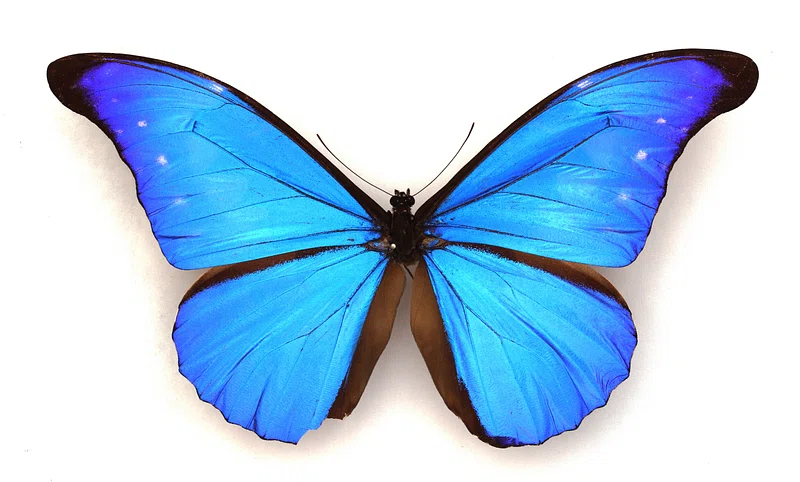
#> input picture images/butterfly.jpg, 800 x 482 px
$ python main.py
#> lines starting #> are read from the running program, lines starting #| are printed output that depends on the picture
from PIL import Image
from collections import OrderedDict
import numpy as np


def greyscale(image, sensitivity=1):
    # Go through each pixel and change it to black and white
    for y in range(image.height):
        for x in range(image.width):
            r, g, b = map(lambda i: sensitivity * round(i/sensitivity), image.getpixel((x, y)))

            # calculate the average value of rgb
            avg = (r + g + b) // 3

            # set the pixel to the new color 'avg'
            image.putpixel((x, y), (avg, avg, avg))

    return image


# [66 lines left out: functions linear_blur, gaussian_kernel, gaussian_blur, not called in this run]


def edge_detection(image, sensitivity=1):
    # Find edges in the image
    grey_image = greyscale(image, sensitivity)
    grey_array = np.array(grey_image)

    if len(grey_array.shape) == 3:
        grey_array = grey_array[:, :, 0]

    vertical_kernel = np.array([[0.25, 0, -0.25], [0.5, 0, -0.5], [0.25, 0, -0.25]])
    horizontal_kernel = np.array([[0.25, 0.5, 0.25], [0, 0, 0], [-0.25, -0.5, -0.25]])

    edges_x = np.abs(convolution(grey_array, vertical_kernel))
    edges_y = np.abs(convolution(grey_array, horizontal_kernel))
    edges = np.hypot(edges_x, edges_y)

    edges = (edges / np.max(edges) * 255).astype(np.uint8)
    edge_image = Image.fromarray(edges)

    return edge_image


def convolution(image, kernel):
    kernel_height, kernel_width = kernel.shape
    image_height, image_width = image.shape

    output = np.zeros_like(image)

    pad_height = kernel_height // 2
    pad_width = kernel_width // 2
    padded_image = np.pad(image, ((pad_height, pad_height), (pad_width, pad_width)))

    for i in range(image_height):
        for j in range(image_width):
            output[i, j] = np.sum(kernel * padded_image[i:i + kernel_height, j:j + kernel_width])

    return output

input_image = Image.open('images/butterfly.jpg')
#> input_image is the input picture: PIL image 800x482 RGB; mean R, G, B 173, 203.8, 230.4
# output_image = linear_blur(input_image, 0.1)
# output_image = gaussian_blur(input_image, 0.4, 10)
# output_image = greyscale(input_image, 255)
output_image = edge_detection(input_image, sensitivity=255)
#> after the loop in greyscale, `for y in range(image.height):`:
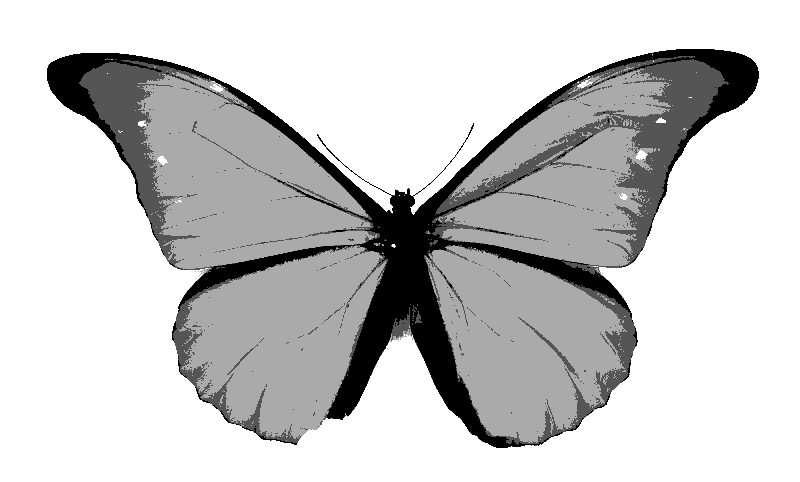
#> image: PIL image 800x482 RGB; min 0, max 255, mean 202.1
#> in convolution, `padded_image = np.pad(image, ((pad_height, pad_height), (pad_width, pa..`:
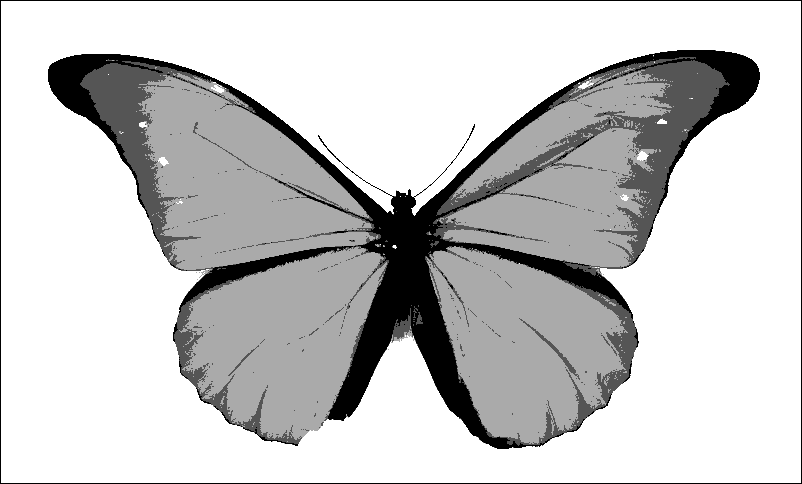
#> padded_image: shape (484, 802); min 0, max 255, mean 200.7
#> after the loop in convolution, `for i in range(image_height):`:
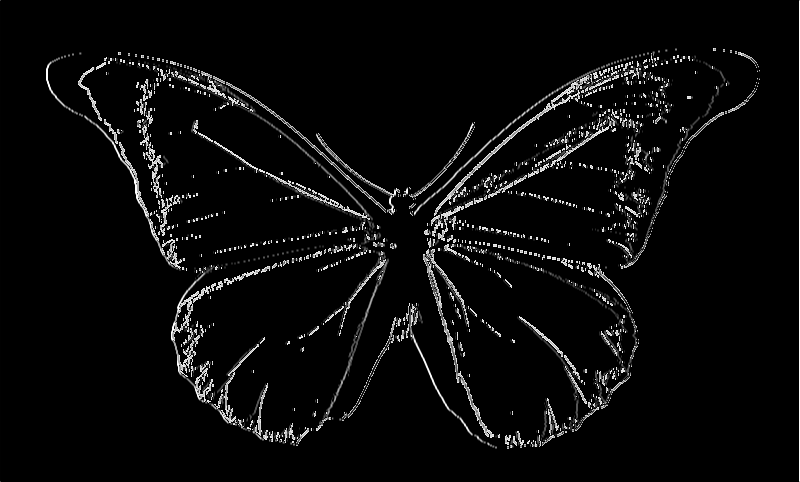
#> output: shape (482, 800); min 0, max 255, mean 10.5
#> after the loop in convolution (call 2), `for i in range(image_height):`:
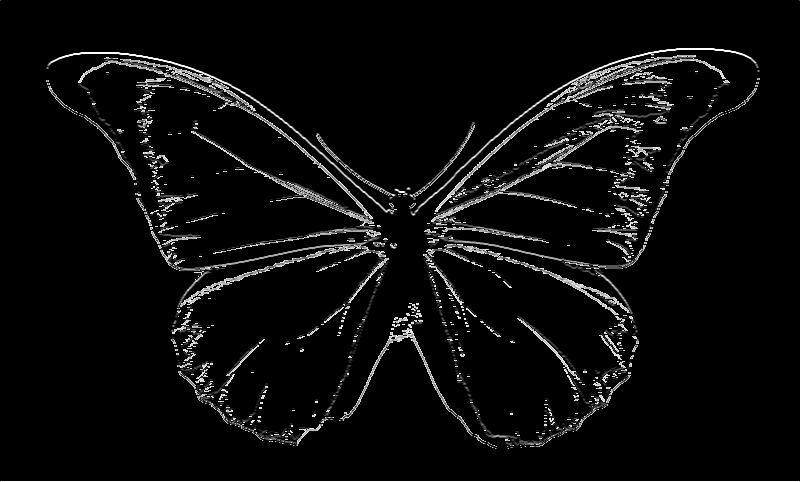
#> output: shape (482, 800); min 0, max 255, mean 11.7
#> in edge_detection, `edges = np.hypot(edges_x, edges_y)`:
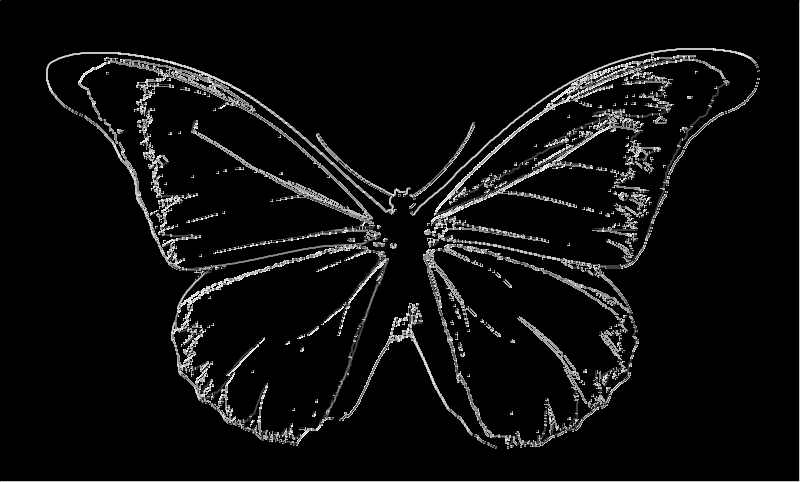
#> edges: shape (482, 800) float16; min 0, max 333, mean 18.2; drawn with min black and max white

output_image.save('output.jpg')
